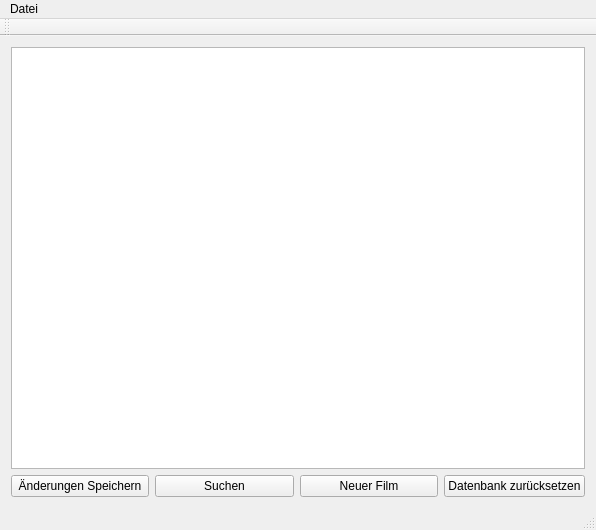
<?xml version="1.0" encoding="UTF-8"?>
<ui version="4.0">
 <class>MainWindow</class>
 <widget class="QMainWindow" name="MainWindow">
  <property name="geometry">
   <rect>
    <x>0</x>
    <y>0</y>
    <width>596</width>
    <height>530</height>
   </rect>
  </property>
  <property name="windowTitle">
   <string>Film Datenbank</string>
  </property>
  <widget class="QWidget" name="centralWidget">
   <layout class="QGridLayout" name="gridLayout">
    <item row="2" column="3">
     <widget class="QPushButton" name="cancel">
      <property name="text">
       <string>Datenbank zurücksetzen</string>
      </property>
     </widget>
    </item>
    <item row="2" column="0">
     <widget class="QPushButton" name="OK">
      <property name="text">
       <string>Änderungen Speichern</string>
      </property>
     </widget>
    </item>
    <item row="0" column="0" colspan="4">
     <widget class="QTableView" name="tableView"/>
    </item>
    <item row="2" column="1">
     <widget class="QPushButton" name="search">
      <property name="text">
       <string>Suchen</string>
      </property>
     </widget>
    </item>
    <item row="2" column="2">
     <widget class="QPushButton" name="pushButton">
      <property name="text">
       <string>Neuer Film</string>
      </property>
     </widget>
    </item>
   </layout>
  </widget>
  <widget class="QMenuBar" name="menuBar">
   <property name="geometry">
    <rect>
     <x>0</x>
     <y>0</y>
     <width>596</width>
     <height>29</height>
    </rect>
   </property>
   <widget class="QMenu" name="menuDatei">
    <property name="title">
     <string>Datei</string>
    </property>
    <addaction name="actionLaden"/>
    <addaction name="actionBeenden"/>
   </widget>
   <addaction name="menuDatei"/>
  </widget>
  <widget class="QToolBar" name="mainToolBar">
   <attribute name="toolBarArea">
    <enum>TopToolBarArea</enum>
   </attribute>
   <attribute name="toolBarBreak">
    <bool>false</bool>
   </attribute>
  </widget>
  <widget class="QStatusBar" name="statusBar"/>
  <action name="actionLaden">
   <property name="text">
    <string>&amp;Datenbank laden</string>
   </property>
  </action>
  <action name="actionBeenden">
   <property name="text">
    <string>&amp;Beenden</string>
   </property>
  </action>
 </widget>
 <layoutdefault spacing="6" margin="11"/>
 <resources/>
 <connections/>
</ui>
